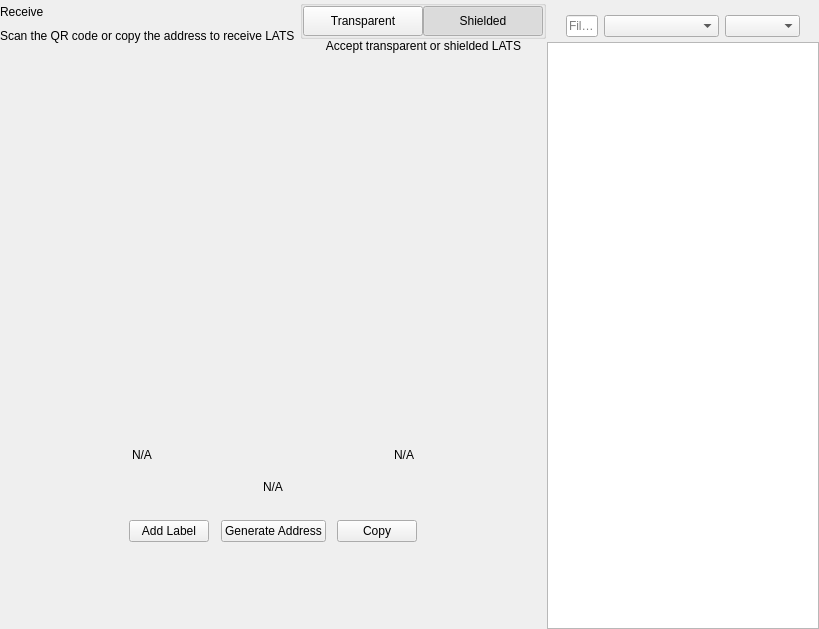
<?xml version="1.0" encoding="UTF-8"?>
<ui version="4.0">
 <class>ReceiveWidget</class>
 <widget class="QWidget" name="ReceiveWidget">
  <property name="geometry">
   <rect>
    <x>0</x>
    <y>0</y>
    <width>819</width>
    <height>629</height>
   </rect>
  </property>
  <property name="minimumSize">
   <size>
    <width>0</width>
    <height>0</height>
   </size>
  </property>
  <property name="windowTitle">
   <string notr="true">N/A</string>
  </property>
  <layout class="QHBoxLayout" name="horizontalLayout_2" stretch="2,1">
   <property name="spacing">
    <number>0</number>
   </property>
   <property name="leftMargin">
    <number>0</number>
   </property>
   <property name="topMargin">
    <number>0</number>
   </property>
   <property name="rightMargin">
    <number>0</number>
   </property>
   <property name="bottomMargin">
    <number>0</number>
   </property>
   <item>
    <widget class="QWidget" name="left" native="true">
     <layout class="QVBoxLayout" name="verticalLayout_3">
      <property name="leftMargin">
       <number>0</number>
      </property>
      <property name="topMargin">
       <number>0</number>
      </property>
      <property name="rightMargin">
       <number>0</number>
      </property>
      <property name="bottomMargin">
       <number>0</number>
      </property>
      <item>
       <layout class="QVBoxLayout" name="verticalLayout_2">
        <property name="spacing">
         <number>0</number>
        </property>
        <property name="leftMargin">
         <number>0</number>
        </property>
        <item>
         <layout class="QHBoxLayout" name="horizontalLayout_3">
          <property name="spacing">
           <number>0</number>
          </property>
          <item>
           <layout class="QVBoxLayout" name="verticalLayout_4">
            <property name="spacing">
             <number>5</number>
            </property>
            <item>
             <widget class="QLabel" name="labelTitle">
              <property name="text">
               <string>Receive</string>
              </property>
             </widget>
            </item>
            <item alignment="Qt::AlignTop">
             <widget class="QLabel" name="labelSubtitle1">
              <property name="text">
               <string>Scan the QR code or copy the address to receive LATS</string>
              </property>
             </widget>
            </item>
           </layout>
          </item>
          <item>
           <spacer name="horizontalSpacer">
            <property name="orientation">
             <enum>Qt::Horizontal</enum>
            </property>
            <property name="sizeHint" stdset="0">
             <size>
              <width>40</width>
              <height>20</height>
             </size>
            </property>
           </spacer>
          </item>
          <item>
           <widget class="QWidget" name="containerViewPrivacyChecks" native="true">
            <layout class="QVBoxLayout" name="containerPrivacyChecks">
             <property name="spacing">
              <number>0</number>
             </property>
             <property name="leftMargin">
              <number>0</number>
             </property>
             <property name="topMargin">
              <number>0</number>
             </property>
             <property name="rightMargin">
              <number>0</number>
             </property>
             <property name="bottomMargin">
              <number>0</number>
             </property>
             <item alignment="Qt::AlignHCenter|Qt::AlignVCenter">
              <widget class="QGroupBox" name="groupBox">
               <property name="title">
                <string/>
               </property>
               <layout class="QHBoxLayout" name="horizontalLayout_2_1">
                <property name="spacing">
                 <number>0</number>
                </property>
                <property name="leftMargin">
                 <number>0</number>
                </property>
                <property name="topMargin">
                 <number>0</number>
                </property>
                <property name="rightMargin">
                 <number>0</number>
                </property>
                <property name="bottomMargin">
                 <number>0</number>
                </property>
                <item>
                 <widget class="QPushButton" name="pushLeft">
                  <property name="minimumSize">
                   <size>
                    <width>120</width>
                    <height>30</height>
                   </size>
                  </property>
                  <property name="maximumSize">
                   <size>
                    <width>120</width>
                    <height>30</height>
                   </size>
                  </property>
                  <property name="focusPolicy">
                   <enum>Qt::NoFocus</enum>
                  </property>
                  <property name="text">
                   <string>Transparent</string>
                  </property>
                  <property name="checkable">
                   <bool>true</bool>
                  </property>
                  <property name="autoExclusive">
                   <bool>true</bool>
                  </property>
                 </widget>
                </item>
                <item>
                 <widget class="QPushButton" name="pushRight">
                  <property name="minimumSize">
                   <size>
                    <width>120</width>
                    <height>30</height>
                   </size>
                  </property>
                  <property name="maximumSize">
                   <size>
                    <width>120</width>
                    <height>30</height>
                   </size>
                  </property>
                  <property name="focusPolicy">
                   <enum>Qt::NoFocus</enum>
                  </property>
                  <property name="text">
                   <string>Shielded</string>
                  </property>
                  <property name="checkable">
                   <bool>true</bool>
                  </property>
                  <property name="checked">
                   <bool>true</bool>
                  </property>
                  <property name="autoExclusive">
                   <bool>true</bool>
                  </property>
                 </widget>
                </item>
               </layout>
              </widget>
             </item>
             <item alignment="Qt::AlignHCenter|Qt::AlignTop">
              <widget class="QLabel" name="labelSubtitle2">
               <property name="text">
                <string>Accept transparent or shielded LATS</string>
               </property>
               <property name="alignment">
                <set>Qt::AlignRight|Qt::AlignTrailing|Qt::AlignVCenter</set>
               </property>
              </widget>
             </item>
            </layout>
           </widget>
          </item>
         </layout>
        </item>
        <item>
         <spacer name="verticalSpacer_2">
          <property name="orientation">
           <enum>Qt::Vertical</enum>
          </property>
          <property name="sizeType">
           <enum>QSizePolicy::Expanding</enum>
          </property>
          <property name="sizeHint" stdset="0">
           <size>
            <width>20</width>
            <height>50</height>
           </size>
          </property>
         </spacer>
        </item>
        <item alignment="Qt::AlignHCenter">
         <widget class="QWidget" name="layoutQR" native="true">
          <property name="maximumSize">
           <size>
            <width>510</width>
            <height>16777215</height>
           </size>
          </property>
          <layout class="QVBoxLayout" name="verticalLayoutQr">
           <item>
            <spacer name="verticalSpacer11">
             <property name="orientation">
              <enum>Qt::Vertical</enum>
             </property>
             <property name="sizeType">
              <enum>QSizePolicy::Fixed</enum>
             </property>
             <property name="sizeHint" stdset="0">
              <size>
               <width>20</width>
               <height>20</height>
              </size>
             </property>
            </spacer>
           </item>
           <item alignment="Qt::AlignHCenter">
            <widget class="QLabel" name="labelQrImg">
             <property name="minimumSize">
              <size>
               <width>260</width>
               <height>260</height>
              </size>
             </property>
             <property name="maximumSize">
              <size>
               <width>260</width>
               <height>260</height>
              </size>
             </property>
             <property name="text">
              <string/>
             </property>
             <property name="alignment">
              <set>Qt::AlignCenter</set>
             </property>
            </widget>
           </item>
           <item>
            <spacer name="verticalSpacer_21">
             <property name="orientation">
              <enum>Qt::Vertical</enum>
             </property>
             <property name="sizeType">
              <enum>QSizePolicy::Fixed</enum>
             </property>
             <property name="sizeHint" stdset="0">
              <size>
               <width>20</width>
               <height>30</height>
              </size>
             </property>
            </spacer>
           </item>
           <item>
            <widget class="QWidget" name="widget" native="true">
             <property name="minimumSize">
              <size>
               <width>0</width>
               <height>0</height>
              </size>
             </property>
             <layout class="QHBoxLayout" name="horizontalLayout_5">
              <item>
               <widget class="QLabel" name="labelLabel">
                <property name="text">
                 <string notr="true">N/A</string>
                </property>
               </widget>
              </item>
              <item>
               <spacer name="horizontalSpacer_2">
                <property name="orientation">
                 <enum>Qt::Horizontal</enum>
                </property>
                <property name="sizeHint" stdset="0">
                 <size>
                  <width>141</width>
                  <height>20</height>
                 </size>
                </property>
               </spacer>
              </item>
              <item>
               <widget class="QLabel" name="labelDate">
                <property name="text">
                 <string notr="true">N/A</string>
                </property>
                <property name="alignment">
                 <set>Qt::AlignRight|Qt::AlignTrailing|Qt::AlignVCenter</set>
                </property>
               </widget>
              </item>
             </layout>
            </widget>
           </item>
           <item>
            <widget class="QLabel" name="labelAddress">
             <property name="sizePolicy">
              <sizepolicy hsizetype="Expanding" vsizetype="Preferred">
               <horstretch>0</horstretch>
               <verstretch>0</verstretch>
              </sizepolicy>
             </property>
             <property name="minimumSize">
              <size>
               <width>300</width>
               <height>0</height>
              </size>
             </property>
             <property name="text">
              <string notr="true">N/A</string>
             </property>
             <property name="alignment">
              <set>Qt::AlignCenter</set>
             </property>
            </widget>
           </item>
           <item>
            <spacer name="verticalSpacer_4">
             <property name="orientation">
              <enum>Qt::Vertical</enum>
             </property>
             <property name="sizeType">
              <enum>QSizePolicy::Fixed</enum>
             </property>
             <property name="sizeHint" stdset="0">
              <size>
               <width>20</width>
               <height>20</height>
              </size>
             </property>
            </spacer>
           </item>
           <item>
            <layout class="QHBoxLayout" name="horizontalLayout_4">
             <item alignment="Qt::AlignHCenter">
              <widget class="QPushButton" name="pushButtonLabel">
               <property name="focusPolicy">
                <enum>Qt::NoFocus</enum>
               </property>
               <property name="text">
                <string>Add Label</string>
               </property>
              </widget>
             </item>
             <item alignment="Qt::AlignHCenter">
              <widget class="QPushButton" name="pushButtonNewAddress">
               <property name="focusPolicy">
                <enum>Qt::NoFocus</enum>
               </property>
               <property name="text">
                <string>Generate Address</string>
               </property>
              </widget>
             </item>
             <item alignment="Qt::AlignHCenter">
              <widget class="QPushButton" name="pushButtonCopy">
               <property name="focusPolicy">
                <enum>Qt::NoFocus</enum>
               </property>
               <property name="text">
                <string>Copy</string>
               </property>
              </widget>
             </item>
            </layout>
           </item>
           <item>
            <spacer name="verticalSpacer_3">
             <property name="orientation">
              <enum>Qt::Vertical</enum>
             </property>
             <property name="sizeType">
              <enum>QSizePolicy::Expanding</enum>
             </property>
             <property name="sizeHint" stdset="0">
              <size>
               <width>20</width>
               <height>20</height>
              </size>
             </property>
            </spacer>
           </item>
          </layout>
         </widget>
        </item>
        <item>
         <spacer name="verticalSpacer">
          <property name="orientation">
           <enum>Qt::Vertical</enum>
          </property>
          <property name="sizeHint" stdset="0">
           <size>
            <width>20</width>
            <height>40</height>
           </size>
          </property>
         </spacer>
        </item>
       </layout>
      </item>
     </layout>
    </widget>
   </item>
   <item>
    <widget class="QWidget" name="right" native="true">
     <layout class="QVBoxLayout" name="verticalLayout_5">
      <property name="spacing">
       <number>0</number>
      </property>
      <property name="leftMargin">
       <number>1</number>
      </property>
      <property name="topMargin">
       <number>0</number>
      </property>
      <property name="rightMargin">
       <number>0</number>
      </property>
      <property name="bottomMargin">
       <number>0</number>
      </property>
      <item>
       <layout class="QVBoxLayout" name="container_right">
        <property name="spacing">
         <number>0</number>
        </property>
        <property name="leftMargin">
         <number>0</number>
        </property>
        <property name="rightMargin">
         <number>0</number>
        </property>
        <item>
         <layout class="QVBoxLayout" name="verticalLayout">
          <property name="spacing">
           <number>6</number>
          </property>
          <property name="leftMargin">
           <number>19</number>
          </property>
          <property name="rightMargin">
           <number>19</number>
          </property>
          <item>
           <widget class="OptionButton" name="btnRequest" native="true"/>
          </item>
          <item>
           <widget class="OptionButton" name="btnMyAddresses" native="true">
            <property name="sizePolicy">
             <sizepolicy hsizetype="Preferred" vsizetype="Minimum">
              <horstretch>0</horstretch>
              <verstretch>0</verstretch>
             </sizepolicy>
            </property>
           </widget>
          </item>
         </layout>
        </item>
        <item>
         <widget class="QWidget" name="sortWidget" native="true">
          <layout class="QHBoxLayout" name="horizontalLayout_6">
           <property name="leftMargin">
            <number>19</number>
           </property>
           <property name="rightMargin">
            <number>19</number>
           </property>
           <property name="bottomMargin">
            <number>5</number>
           </property>
           <item>
            <widget class="QLineEdit" name="lineEditFilter">
             <property name="sizePolicy">
              <sizepolicy hsizetype="Expanding" vsizetype="Fixed">
               <horstretch>0</horstretch>
               <verstretch>0</verstretch>
              </sizepolicy>
             </property>
             <property name="minimumSize">
              <size>
               <width>0</width>
               <height>0</height>
              </size>
             </property>
             <property name="contextMenuPolicy">
              <enum>Qt::DefaultContextMenu</enum>
             </property>
             <property name="acceptDrops">
              <bool>false</bool>
             </property>
             <property name="maxLength">
              <number>40</number>
             </property>
             <property name="placeholderText">
              <string>Filter</string>
             </property>
            </widget>
           </item>
           <item>
            <spacer name="horizontalSpacer_3">
             <property name="orientation">
              <enum>Qt::Horizontal</enum>
             </property>
             <property name="sizeType">
              <enum>QSizePolicy::Preferred</enum>
             </property>
             <property name="sizeHint" stdset="0">
              <size>
               <width>20</width>
               <height>20</height>
              </size>
             </property>
            </spacer>
           </item>
           <item>
            <widget class="QComboBox" name="comboBoxSort">
             <property name="sizePolicy">
              <sizepolicy hsizetype="Preferred" vsizetype="Fixed">
               <horstretch>0</horstretch>
               <verstretch>0</verstretch>
              </sizepolicy>
             </property>
             <property name="minimumSize">
              <size>
               <width>115</width>
               <height>0</height>
              </size>
             </property>
            </widget>
           </item>
           <item>
            <widget class="QComboBox" name="comboBoxSortOrder">
             <property name="sizePolicy">
              <sizepolicy hsizetype="Preferred" vsizetype="Fixed">
               <horstretch>0</horstretch>
               <verstretch>0</verstretch>
              </sizepolicy>
             </property>
             <property name="minimumSize">
              <size>
               <width>75</width>
               <height>0</height>
              </size>
             </property>
            </widget>
           </item>
          </layout>
          <zorder>comboBoxSort</zorder>
          <zorder>comboBoxSortOrder</zorder>
          <zorder>lineEditFilter</zorder>
         </widget>
        </item>
        <item>
         <widget class="QListView" name="listViewAddress"/>
        </item>
       </layout>
      </item>
     </layout>
    </widget>
   </item>
  </layout>
 </widget>
 <customwidgets>
  <customwidget>
   <class>OptionButton</class>
   <extends>QWidget</extends>
   <header>qt/lats/optionbutton.h</header>
   <container>1</container>
  </customwidget>
 </customwidgets>
 <resources/>
 <connections/>
</ui>
